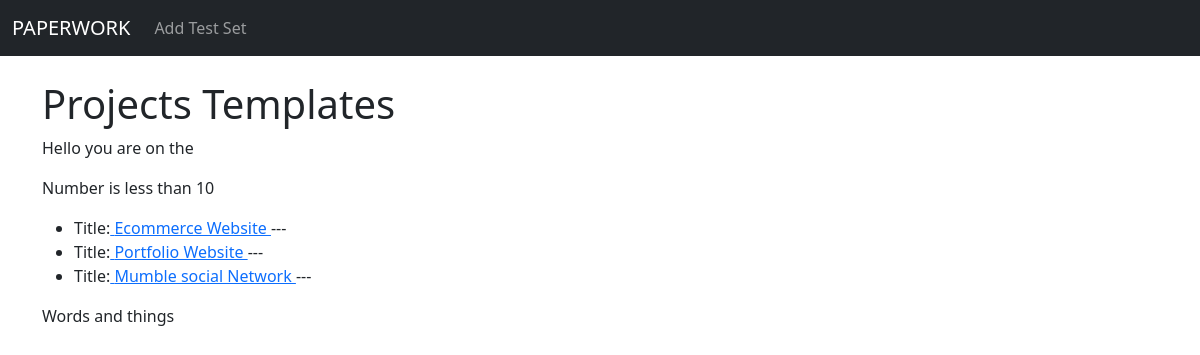
The page / on the database its author committed.
### projects/models.py (models this page shows, shortened)
class Project(models.Model):
    title = models.CharField(max_length=200)
    description = models.TextField(null=True, blank=True)
    demo_link = models.CharField(max_length=2000, null=True, blank=True)
    source_link = models.CharField(max_length=2000, null=True, blank=True)
    created = models.DateTimeField(auto_now_add=True)
    id = models.UUIDField(default=uuid.uuid4, unique=True, primary_key=True, editable=False)

### projects/views.py (the view)
# urls.py: path('', include('projects.urls')),
def projects(request):
    projects = Project.objects.all()
    context = {'projects': projects}
    return render(request, 'projects.html', context)

### projects/templates/projects.html
{% extends 'main.html' %}
{% block content%}
    <h1>Projects Templates</h1>
    <P>Hello you are on the {{page}}</P>
{% if number > 10%}
<p>Number is greater than 10</p>
{% else %}
<p>Number is less than 10</p>
{% endif %}
<ul>
    {% for project in projects %}
    <li>Title:<a href="{% url 'project' project.id %}"> {{project.title}} </a> --- {{project.description}}</li>
    {% endfor %}
</ul>
    <p>Words and things</p>
{% endblock content %}

### rows shown on the page
Project: title "Ecommerce Website"
Project: title "Portfolio Website"
Project: title "Mumble social Network"
